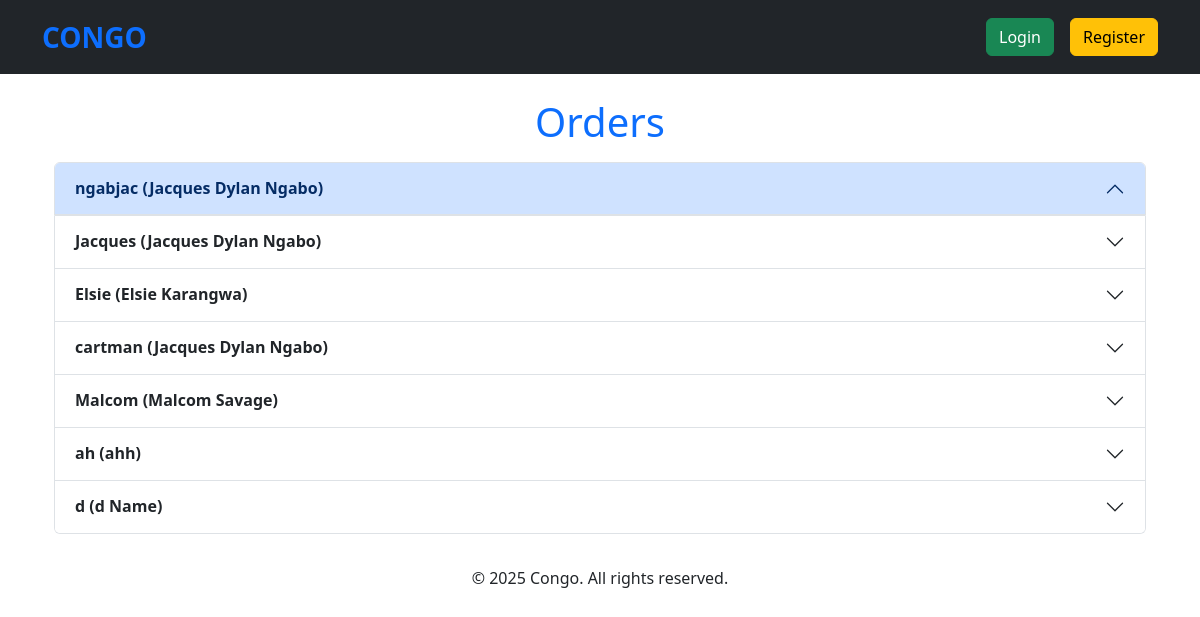
/orders/, run on an earlier commit of the app's database.
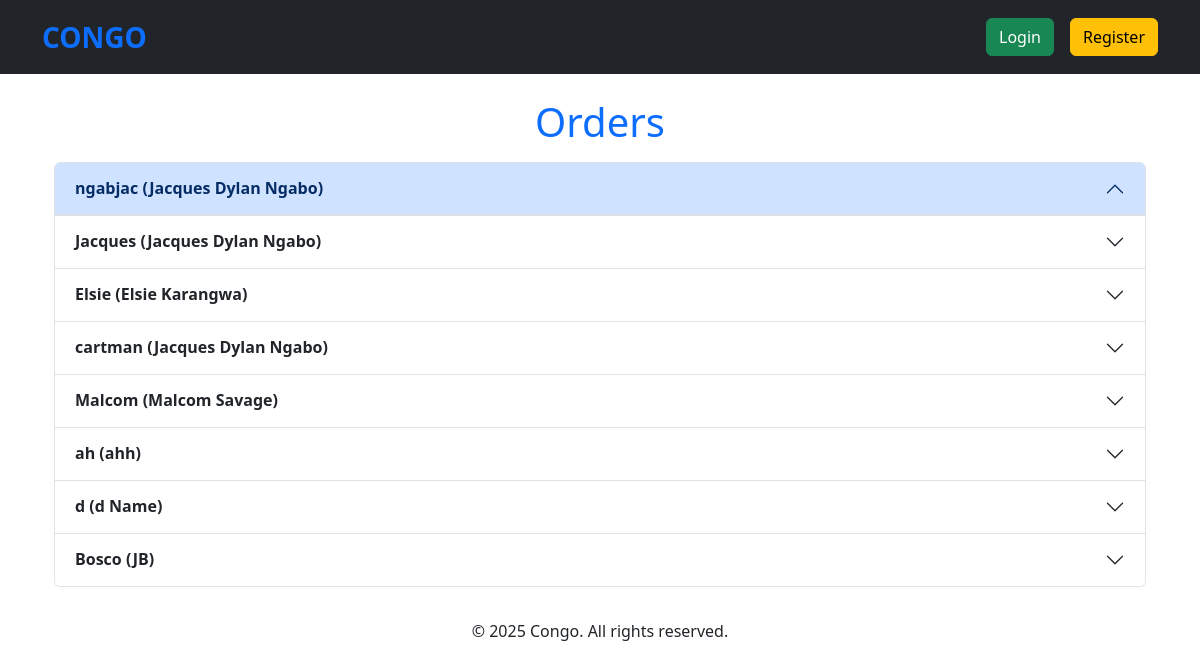
And on a later commit of the database.
### models.py (models this page shows)
class Order(db.Model):
    id = db.Column(db.Integer, primary_key=True)
    username = db.Column(db.String(80), unique=False, nullable=False)
    realname = db.Column(db.String(200), unique=False, nullable=False)
    mailingaddress = db.Column(db.String(200), unique=False, nullable=False)
    cart = db.Column(JSON, nullable=False)

### app.py (the view)
@app.route("/orders/", methods=["GET"])
def orders():
    orders = Order.query.all()
    grouped_orders = defaultdict(list)
    for order in orders:
        grouped_orders[order.username].append(order)  # Group the orders by the username
    return render_template("orders.html", grouped_orders=grouped_orders)

### app.py (called while the page is built)
@app.before_request
def check_login():
    if (
        request.path == url_for("register_form")
        or request.path == url_for("login_form")
        or request.path == url_for("orders")
        or request.path == url_for("create_user")
        or request.path.startswith("/static/")
    ):
        pass
    elif "username" not in session:
        return redirect(url_for("login_form"))

@app.after_request
def add_no_cache_headers(response):
    response.headers["Cache-Control"] = "no-store, no-cache, must-revalidate, max-age=0"
    response.headers["Pragma"] = "no-cache"
    response.headers["Expires"] = "0"
    return response

### templates/orders.html (shortened to what this page needs)
{% extends "base.html" %}
{% block content %}
<div class="container mt-4">
    <h1 class="text-primary text-center">Orders</h1>
    {% if grouped_orders %}
        <div class="accordion mt-3" id="ordersAccordion">
            {% for username, user_orders in grouped_orders.items() %}
                <div class="accordion-item">
                    <h2 class="accordion-header" id="heading-{{ username }}">
                        <button class="accordion-button {% if loop.index != 1 %}collapsed{% endif %}"
                                type="button"
                                data-bs-toggle="collapse"
                                data-bs-target="#collapse-{{ username }}"
                                aria-expanded="{% if loop.index == 1 %}true{% else %}false{% endif %}"
                                aria-controls="collapse-{{ username }}">
                            <strong>{{ username }} ({{ user_orders[0].realname }})</strong>
                        </button>
                    </h2>
                </div>
            {% endfor %}
        </div>
    {% else %}
        <div class="alert alert-warning text-center mt-4">
            <p>No orders have been placed yet.</p>
        </div>
    {% endif %}
</div>
{% endblock %}

### templates/base.html (shortened to what this page needs)
{% from "navbar_macros.html" import navbar %}
<!DOCTYPE html>
<html lang="en">
<head>
    <link href="{{ url_for('static', filename='css/site.css') }}" rel="stylesheet">
    <link href="https://cdn.jsdelivr.net/npm/bootstrap@5.3.2/dist/css/bootstrap.min.css" rel="stylesheet">
</head>
<body>
    {{ navbar() }}
    <main class="container mt-4">
        {% block content %}{% endblock %}
    </main>
    <footer class="text-center py-2 mt-4">
        <p>&copy; 2025 Congo. All rights reserved.</p>
    </footer>
</body>
</html>

### templates/navbar_macros.html
{% macro navbar() %}
<nav class="nav-container d-flex justify-content-center gap-3 py-3 bg-dark">
  <div class="container d-flex justify-content-between align-items-center">
    <a
      href="{{ url_for('show_items') }}"
      class="navbar-brand fw-bold fs-3 text-primary me-auto"
      >CONGO</a
    >
    <div class="d-flex justify-content-center gap-3">
      {% if "username" in session %}
      <a href="{{ url_for('show_items') }}" class="btn btn-primary">Shop</a>
      <a href="{{ url_for('show_cart') }}" class="btn btn-primary">Cart</a>
      <a href="{{ url_for('show_user_detail') }}" class="btn btn-primary"
        >{{ session["username"] }}</a
      >
      <a href="{{ url_for('logout') }}" class="btn btn-danger">Logout</a>
      {% else %}
      <a href="{{ url_for('login_form') }}" class="btn btn-success">Login</a>
      <a href="{{ url_for('register_form') }}" class="btn btn-warning"
        >Register</a
      >
      {% endif %}
    </div>
  </div>
</nav>
{% endmacro %}

What changed in the data, as far as the page shows it:
added Order: username "Bosco", realname "JB"
